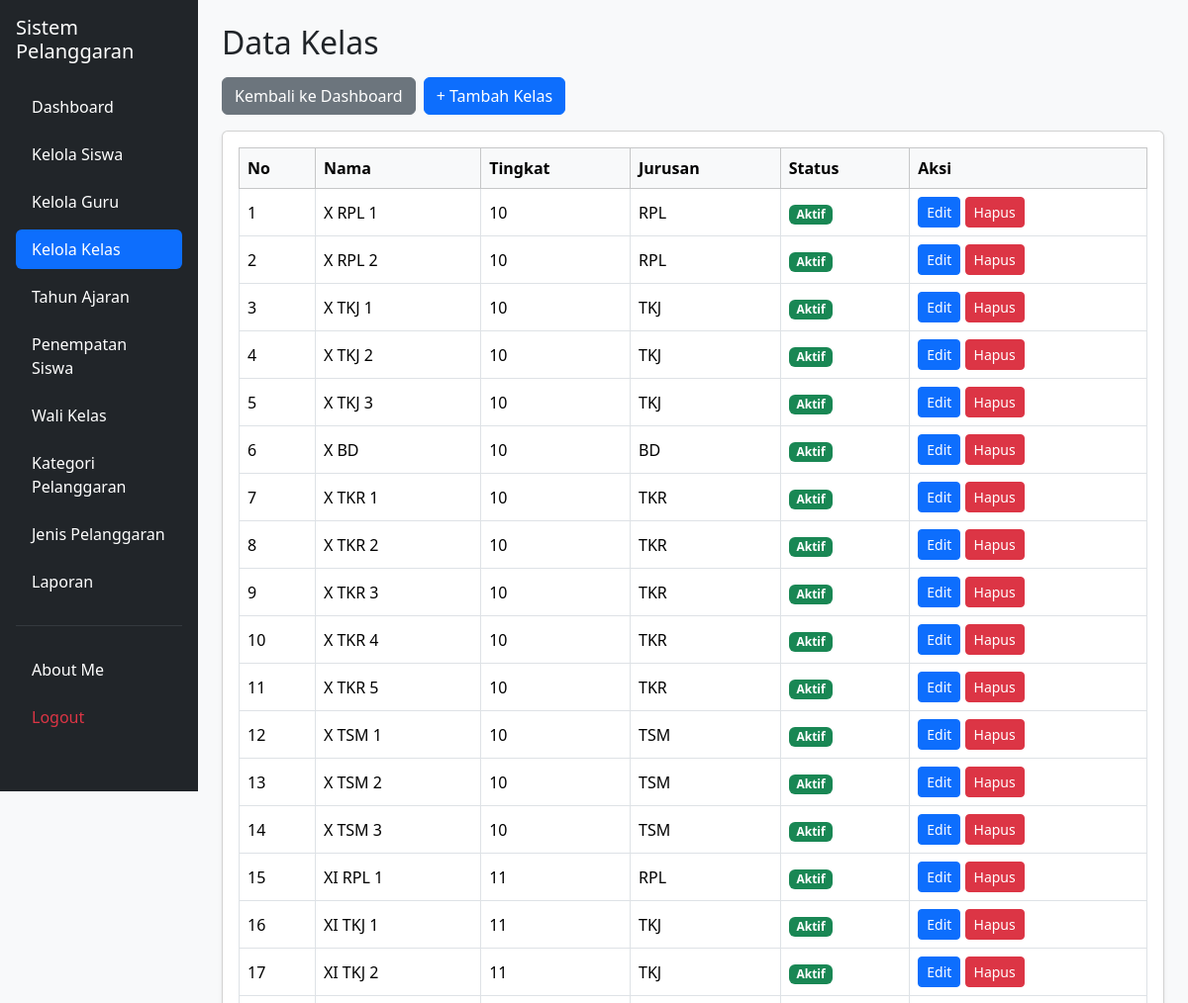
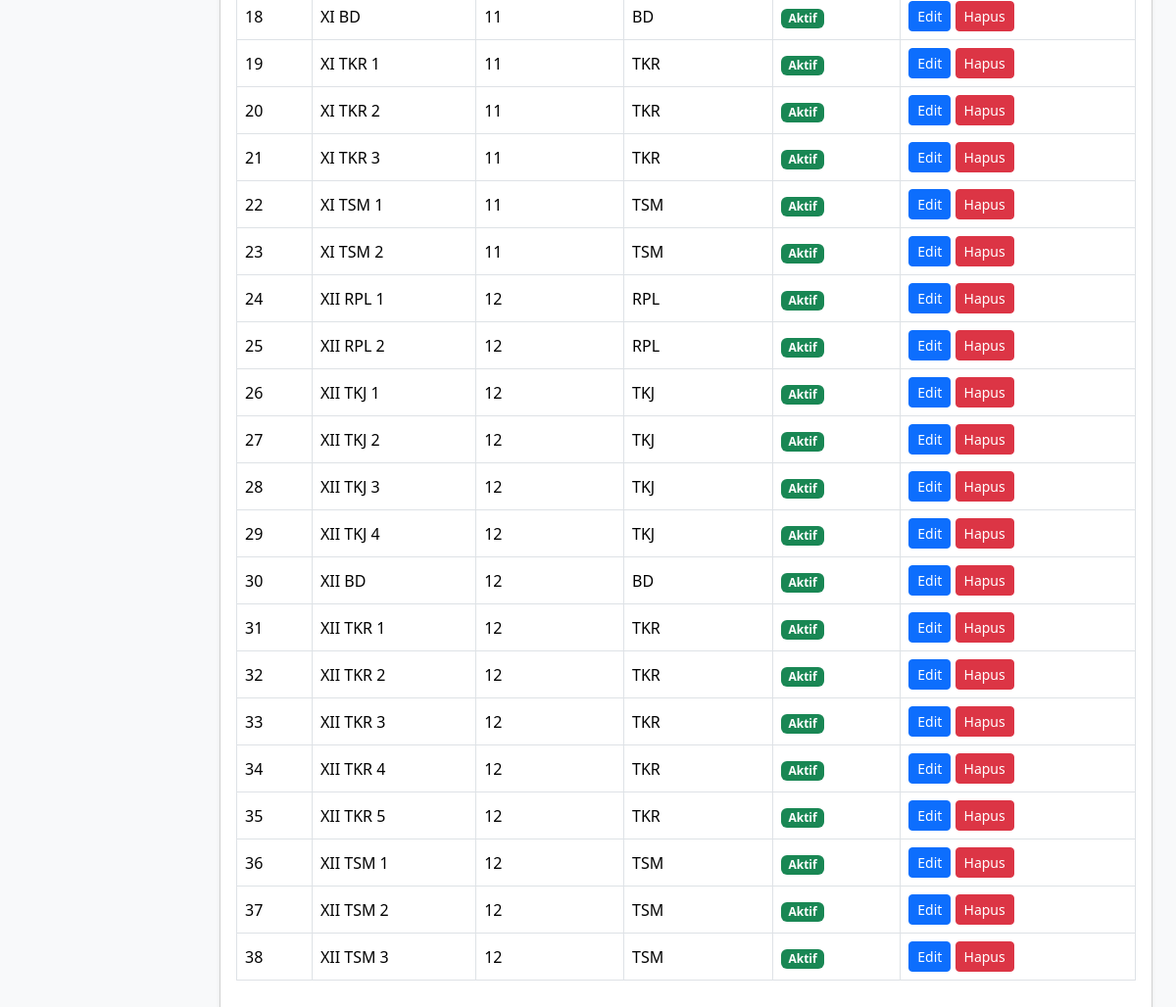
Screenshot of /kelas.php (signed in) with the database file from the repository (2 pictures, top to bottom).
### tables this page shows
CREATE TABLE `t_kelas` (
  `id` int(11) NOT NULL,
  `nama` varchar(100) NOT NULL,
  `tingkat` varchar(20) NOT NULL,
  `jurusan` varchar(100) NOT NULL,
  `status_aktif` tinyint(1) NOT NULL,
  `created_at` timestamp NOT NULL DEFAULT current_timestamp(),
  `update_at` timestamp NOT NULL DEFAULT current_timestamp()
);

### kelas.php (the view, shortened to what this page needs)
<?php
include "config/koneksi.php";
$data = mysqli_query(
    $koneksi,
    "SELECT * FROM t_kelas
     WHERE status_aktif = 1
     ORDER BY
        CAST(tingkat AS UNSIGNED) ASC,
        FIELD(jurusan, 'RPL', 'TKJ', 'BD', 'TKR', 'TSM') ASC,
        CAST(SUBSTRING_INDEX(nama, ' ', -1) AS UNSIGNED) ASC"
);
?>
<!DOCTYPE html>
<html lang="id">
<head>
    <link href="https://cdn.jsdelivr.net/npm/bootstrap@5.3.8/dist/css/bootstrap.min.css"
          rel="stylesheet">
    <link href="https://cdn.datatables.net/2.3.4/css/dataTables.bootstrap5.min.css"
          rel="stylesheet">
</head>
<body class="bg-light">
<div class="container-fluid">
    <div class="row">
        <aside class="col-md-3 col-lg-2 bg-dark vh-100 p-3 position-fixed top-0 start-0 overflow-auto">
            <h5 class="text-white mb-4">
                Sistem Pelanggaran
            </h5>
            <nav class="nav nav-pills flex-column gap-2">
                <a href="dashboard.php" class="nav-link text-white">
                    Dashboard
                </a>
                <a href="siswa.php" class="nav-link text-white">
                    Kelola Siswa
                </a>
                <a href="guru.php" class="nav-link text-white">
                    Kelola Guru
                </a>
                <a href="kelas.php" class="nav-link active">
                    Kelola Kelas
                </a>
                <a href="tahun_ajaran.php" class="nav-link text-white">
                    Tahun Ajaran
                </a>
                <a href="penempatan_siswa.php" class="nav-link text-white">
                    Penempatan Siswa
                </a>
                <a href="wali_kelas.php" class="nav-link text-white">
                    Wali Kelas
                </a>
                <a href="kategori_pelanggaran.php" class="nav-link text-white">
                    Kategori Pelanggaran
                </a>
                <a href="jenis_pelanggaran.php" class="nav-link text-white">
                    Jenis Pelanggaran
                </a>
                <a href="laporan.php" class="nav-link text-white">
                    Laporan
                </a>
                <hr class="text-secondary">
                <a href="about_me.php" class="nav-link text-white">
                    About Me
                </a>
                <a href="logout.php"
                   class="nav-link text-danger"
                   onclick="return confirm('Yakin ingin logout?')">
                    Logout
                </a>
            </nav>
        </aside>
        <main class="col-md-9 col-lg-10 offset-md-3 offset-lg-2 p-4">
            <h2 class="mb-3">
                Data Kelas
            </h2>
            <div class="d-flex flex-wrap gap-2 mb-3">
                <a href="dashboard.php" class="btn btn-secondary">
                    Kembali ke Dashboard
                </a>
                <a href="tambah_kelas.php" class="btn btn-primary">
                    + Tambah Kelas
                </a>
            </div>
            <div class="card shadow-sm">
                <div class="card-body">
                    <div class="table-responsive">
                        <table id="tabelKelas"
                               class="table table-bordered table-hover align-middle">
                            <thead class="table-light">
                                <tr>
                                    <th>No</th>
                                    <th>Nama</th>
                                    <th>Tingkat</th>
                                    <th>Jurusan</th>
                                    <th>Status</th>
                                    <th>Aksi</th>
                                </tr>
                            </thead>
                            <tbody>
                            <?php
                            $no = 1;
                            while ($row = mysqli_fetch_assoc($data)) {
                            ?>
                                <tr>
                                    <td>
                                        <?= $no++; ?>
                                    </td>
                                    <td>
                                        <?= htmlspecialchars($row['nama'] ?? '-'); ?>
                                    </td>
                                    <td>
                                        <?= htmlspecialchars($row['tingkat'] ?? '-'); ?>
                                    </td>
                                    <td>
                                        <?= htmlspecialchars($row['jurusan'] ?? '-'); ?>
                                    </td>
                                    <td>
                                        <?php if (($row['status_aktif'] ?? 0) == 1) { ?>
                                            <span class="badge bg-success">
                                                Aktif
                                            </span>
                                        <?php } else { ?>
                                            <span class="badge bg-secondary">
                                                Tidak Aktif
                                            </span>
                                        <?php } ?>
                                    </td>
                                    <td class="text-nowrap">
                                        <a href="edit_kelas.php?id=<?= (int)$row['id']; ?>"
                                           class="btn btn-primary btn-sm">
                                            Edit
                                        </a>
                                        <a href="hapus_kelas.php?id=<?= (int)$row['id']; ?>"
                                           class="btn btn-danger btn-sm"
                                           onclick="return confirm('Yakin ingin menghapus kelas ini?')">
                                            Hapus
                                        </a>
                                    </td>
                                </tr>
                            <?php } ?>
                            </tbody>
                        </table>
                    </div>
                </div>
            </div>
        </main>
    </div>
</div>
</body>
</html>

### rows the page displays
t_kelas: nama "X RPL 1", tingkat "10", jurusan "RPL", status_aktif "Aktif"
t_kelas: nama "X RPL 2", tingkat "10", jurusan "RPL", status_aktif "Aktif"
t_kelas: nama "X TKJ 1", tingkat "10", jurusan "TKJ", status_aktif "Aktif"
t_kelas: nama "X TKJ 2", tingkat "10", jurusan "TKJ", status_aktif "Aktif"
t_kelas: nama "X TKJ 3", tingkat "10", jurusan "TKJ", status_aktif "Aktif"
t_kelas: nama "X BD", tingkat "10", jurusan "BD", status_aktif "Aktif"
t_kelas: nama "X TKR 1", tingkat "10", jurusan "TKR", status_aktif "Aktif"
t_kelas: nama "X TKR 2", tingkat "10", jurusan "TKR", status_aktif "Aktif"
t_kelas: nama "X TKR 3", tingkat "10", jurusan "TKR", status_aktif "Aktif"
t_kelas: nama "X TKR 4", tingkat "10", jurusan "TKR", status_aktif "Aktif"
t_kelas: nama "X TKR 5", tingkat "10", jurusan "TKR", status_aktif "Aktif"
t_kelas: nama "X TSM 1", tingkat "10", jurusan "TSM", status_aktif "Aktif"
t_kelas: nama "X TSM 2", tingkat "10", jurusan "TSM", status_aktif "Aktif"
t_kelas: nama "X TSM 3", tingkat "10", jurusan "TSM", status_aktif "Aktif"
t_kelas: nama "XI RPL 1", tingkat "11", jurusan "RPL", status_aktif "Aktif"
t_kelas: nama "XI TKJ 1", tingkat "11", jurusan "TKJ", status_aktif "Aktif"
t_kelas: nama "XI TKJ 2", tingkat "11", jurusan "TKJ", status_aktif "Aktif"
t_kelas: nama "XI BD", tingkat "11", jurusan "BD", status_aktif "Aktif"
t_kelas: nama "XI TKR 1", tingkat "11", jurusan "TKR", status_aktif "Aktif"
t_kelas: nama "XI TKR 2", tingkat "11", jurusan "TKR", status_aktif "Aktif"
t_kelas: nama "XI TKR 3", tingkat "11", jurusan "TKR", status_aktif "Aktif"
t_kelas: nama "XI TSM 1", tingkat "11", jurusan "TSM", status_aktif "Aktif"
t_kelas: nama "XI TSM 2", tingkat "11", jurusan "TSM", status_aktif "Aktif"
t_kelas: nama "XII RPL 1", tingkat "12", jurusan "RPL", status_aktif "Aktif"
t_kelas: nama "XII RPL 2", tingkat "12", jurusan "RPL", status_aktif "Aktif"
t_kelas: nama "XII TKJ 1", tingkat "12", jurusan "TKJ", status_aktif "Aktif"
t_kelas: nama "XII TKJ 2", tingkat "12", jurusan "TKJ", status_aktif "Aktif"
t_kelas: nama "XII TKJ 3", tingkat "12", jurusan "TKJ", status_aktif "Aktif"
t_kelas: nama "XII TKJ 4", tingkat "12", jurusan "TKJ", status_aktif "Aktif"
t_kelas: nama "XII BD", tingkat "12", jurusan "BD", status_aktif "Aktif"
t_kelas: nama "XII TKR 1", tingkat "12", jurusan "TKR", status_aktif "Aktif"
t_kelas: nama "XII TKR 2", tingkat "12", jurusan "TKR", status_aktif "Aktif"
t_kelas: nama "XII TKR 3", tingkat "12", jurusan "TKR", status_aktif "Aktif"
t_kelas: nama "XII TKR 4", tingkat "12", jurusan "TKR", status_aktif "Aktif"
t_kelas: nama "XII TKR 5", tingkat "12", jurusan "TKR", status_aktif "Aktif"
t_kelas: nama "XII TSM 1", tingkat "12", jurusan "TSM", status_aktif "Aktif"
t_kelas: nama "XII TSM 2", tingkat "12", jurusan "TSM", status_aktif "Aktif"
t_kelas: nama "XII TSM 3", tingkat "12", jurusan "TSM", status_aktif "Aktif"
